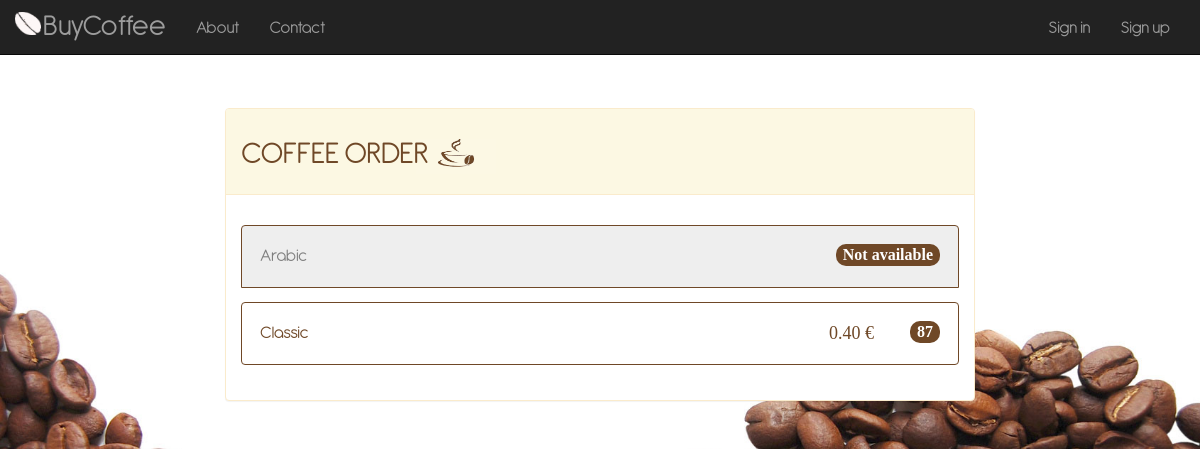
/coffee/, run on an earlier commit of the app's database.
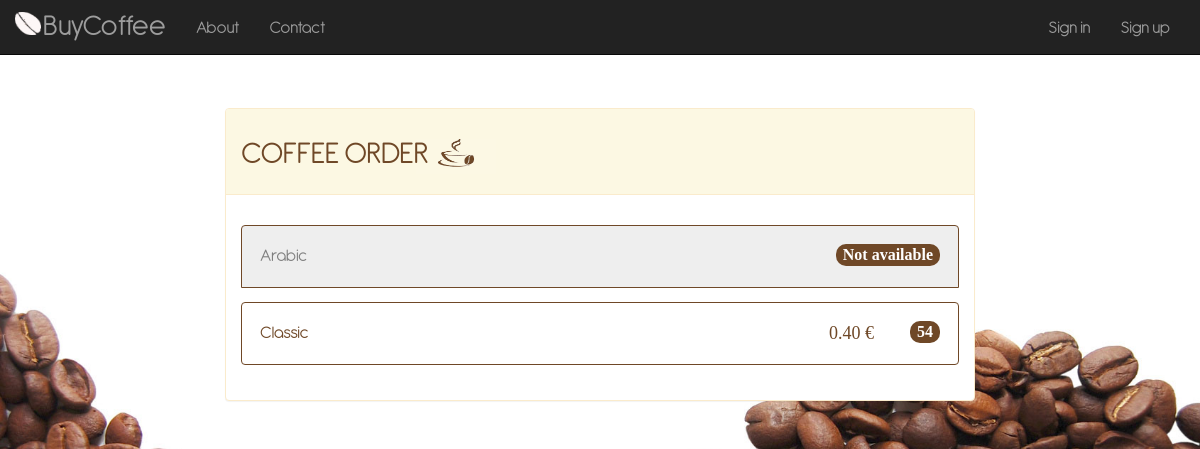
And on a later commit of the database.
### coffee/models.py (models this page shows, shortened)
class CoffeeCapsule(models.Model):
    coffeeType = models.CharField('Type', choices=COFFEE_CHOICES, max_length=25)
    additionDate = models.DateTimeField('addition date', default=timezone.now)
    expirationDate = models.DateTimeField('expiration date')
    coffeeDescription = models.TextField('Description', max_length=400, help_text="Insert a brief product description")
    coffeePrice = models.DecimalField('Price', max_digits=4, decimal_places=2, default=0.50)
    coffeeQuantity = models.PositiveSmallIntegerField('Quantity', default=1, editable=True)
    coffeeImage = models.ImageField(blank=True, null=True)
    def isExpired(self):
        if self.expirationDate > timezone.now():
            return False
        else:
            return True

### coffee/views.py (the view)
# urls.py: path('', views.index, name='index'),
def index(request):
    coffee_list = CoffeeCapsule.objects.all().values('coffeeType', 'coffeePrice').annotate(coffeeQuantity=Sum('coffeeQuantity'), firstExpired=Value(False, BooleanField()))
    for capsule in coffee_list:
        if CoffeeCapsule.objects.filter(coffeeType=capsule['coffeeType']).order_by('additionDate')[0].isExpired():
            capsule['firstExpired'] = True
    return render(request, 'coffee/index.html', {'coffee_list': coffee_list})

### coffee/templates/coffee/index.html (shortened to what this page needs)
<!doctype html>
<html>
    <head>
        {% load static %}
        <link href="{% static '/coffee/css/bootstrap.min.css' %}" rel="stylesheet" type="text/css">
        <link href="{% static '/coffee/css/custom.css' %}" rel="stylesheet" type="text/css">
    </head>
    <body>
    <nav class="navbar navbar-inverse navbar-fixed-top" role="navigation">
        <div class="container">
            <div class="navbar-header">
                <a class="navbar-brand" href="{% url 'index' %}">
                    BuyCoffee
                </a>
            </div>
            <div class="collapse navbar-collapse" id="bs-example-navbar-collapse-1">
                <ul class="nav navbar-nav">
                    <li>
                        <a href="{% url 'about' %}">About</a>
                    </li>
                    <li>
                        <a href="{% url 'contact' %}">Contact</a>
                    </li>
                </ul>
                {% if user.is_authenticated %}
                    <ul class="nav navbar-nav navbar-right">
                        <li>
                            <a id="signup" href="{% url 'account' %}">Account</a>
                        </li>
                        <li>
                            <a id="signup" href="{% url 'logout' %}">Logout</a>
                        </li>
                    </ul>
                {% else %}
                    <ul class="nav navbar-nav navbar-right">
                        <li>
                            <a id="signup" href="{% url 'log' %}">Sign in</a>
                        </li>
                        <li>
                            <a id="signup" href="{% url 'registration' %}">Sign up</a>
                        </li>
                    </ul>
                {% endif %}
            </div>
        </div>
    </nav>
        <div class="container-fluid">
            <div class="panel panel-warning">
                <div class="panel-heading">
                    <h1 id="title">COFFEE ORDER</h1>
                </div>
                <div id="panel-index-body" class="panel-body">
                    {% load static %}
                    {% if coffee_list %}
                    <ul class="list-group">
                        {% for capsule in coffee_list %}
                            {% if capsule.coffeeQuantity is 0 or capsule.firstExpired %}
                                <button type="button" class="list-group-item disabled">
                                    <font color="#808080">{{ capsule.coffeeType }}</font>
                                    <span class="badge badge-primary badge-pill">Not available</span>
                                </button>
                            {% else %}
                                <a class="nounderline" href="{% url 'payment' capsule.coffeeType %}">
                                    <button type="button" class="list-group-item">
                                        <font color="#6F4827">{{ capsule.coffeeType }}</font>
                                        <span class="badge badge-primary badge-pill">{{ capsule.coffeeQuantity }}</span>
                                        <span id="priceId">{{ capsule.coffeePrice }} €</span>
                                    </button>
                                </a>
                            {% endif %}
                        {% endfor %}
                    </ul>
                    {% else %}
                    <ul class="list-group-item-warning">No capsule available.</ul>
                    {% endif %}
                </div>
            </div>
        </div>
    </body>
</html>

What changed in the data, as far as the page shows it:
changed CoffeeCapsule "Classic": coffeeQuantity "87" → "54"
